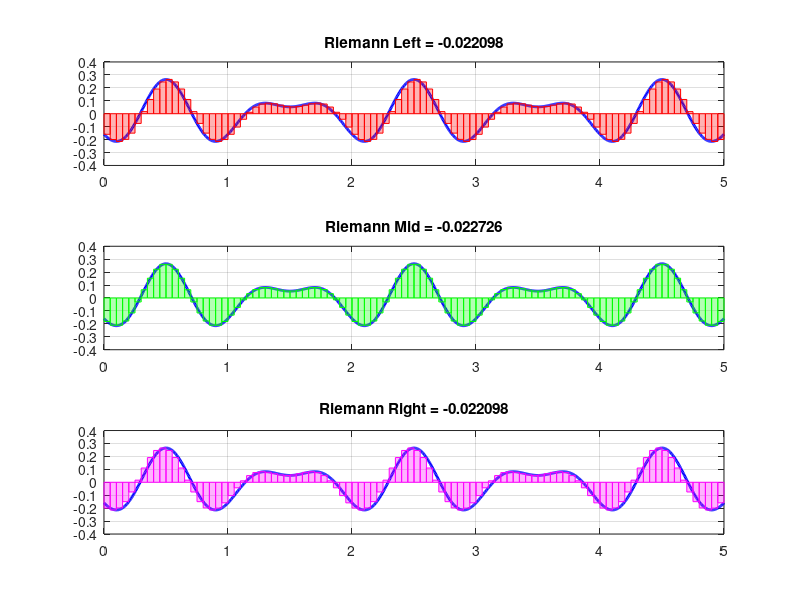
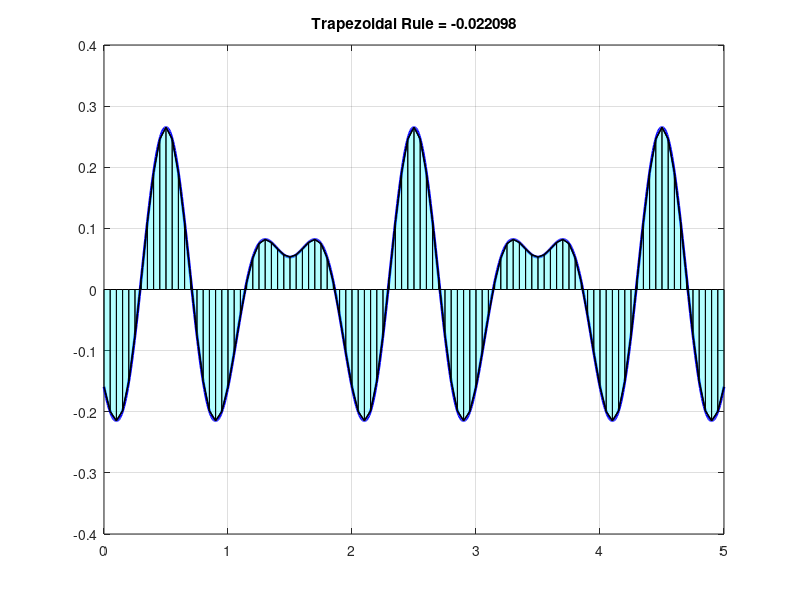
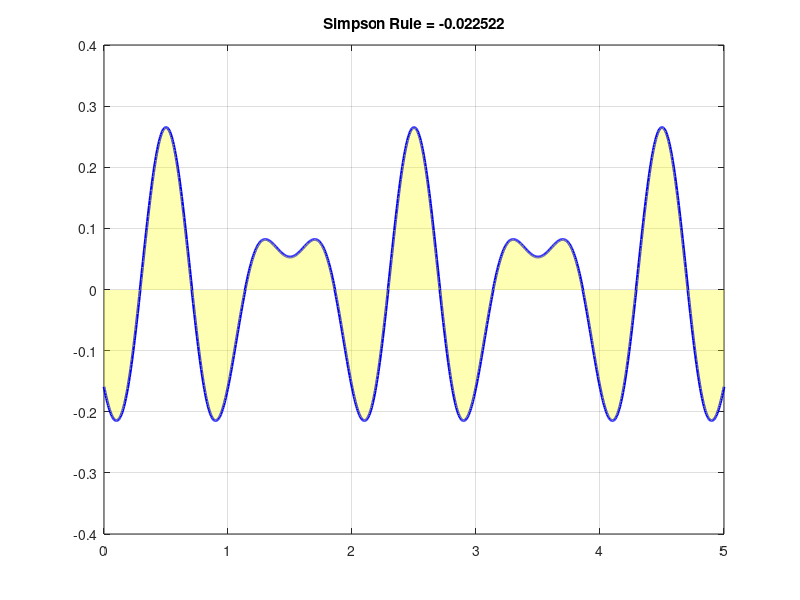
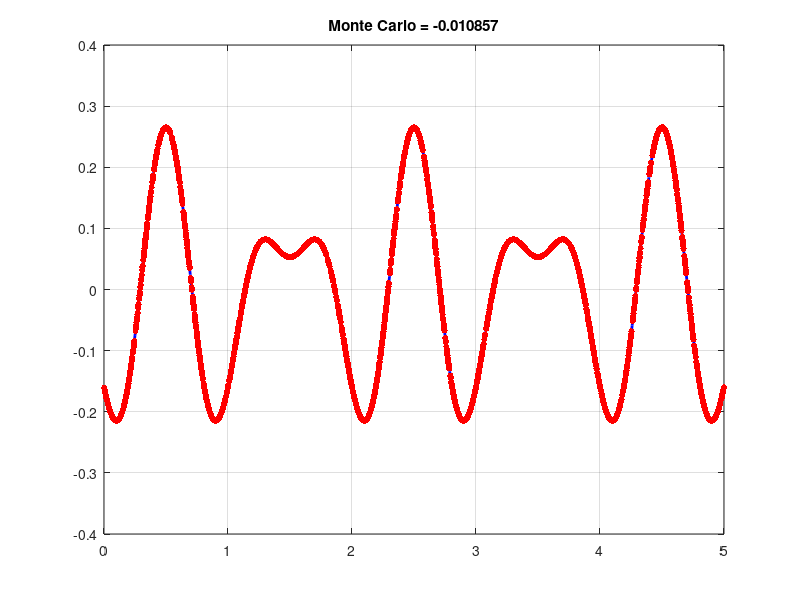

Here is the MATLAB script that generated these plots, in order: (Note: this script raises an error after producing the figures.)
%% Setup
clc; clear; close all;

% Rentang integrasi
a = 0; 
b = 5; 
N = 100;               % jumlah partisi (harus genap untuk Simpson)
dx = (b - a)/N;       

% Fungsi
y = @(t) -(cos(2*pi*t))/(2*pi) - (sin(3*pi*t))/(3*pi);

% Integral eksak
I_exact = integral(y, a, b);

% Titik partisi
x = linspace(a,b,N+1);
y_vals = y(x);

t = linspace(a,b,1000);

%% 1. Riemann Left, Mid, Right
% --- Left
x_left = x(1:end-1);
R_left = sum(y(x_left))*dx;

% --- Right
x_right = x(2:end);
R_right = sum(y(x_right))*dx;

% --- Mid
x_mid = (x(1:end-1)+x(2:end))/2;
R_mid = sum(y(x_mid))*dx;

% --- Plot Left, Mid, Right
figure;
subplot(3,1,1);
plot(t,y(t),'b','LineWidth',2); hold on; grid on;
for i=1:N
    fill([x(i) x(i+1) x(i+1) x(i)], [0 0 y(x(i)) y(x(i))], ...
        'r','FaceAlpha',0.3,'EdgeColor','r');
end
title(['Riemann Left = ', num2str(R_left)]);

subplot(3,1,2);
plot(t,y(t),'b','LineWidth',2); hold on; grid on;
for i=1:N
    xm = (x(i)+x(i+1))/2;
    fill([x(i) x(i+1) x(i+1) x(i)], [0 0 y(xm) y(xm)], ...
        'g','FaceAlpha',0.3,'EdgeColor','g');
end
title(['Riemann Mid = ', num2str(R_mid)]);

subplot(3,1,3);
plot(t,y(t),'b','LineWidth',2); hold on; grid on;
for i=1:N
    fill([x(i) x(i+1) x(i+1) x(i)], [0 0 y(x(i+1)) y(x(i+1))], ...
        'm','FaceAlpha',0.3,'EdgeColor','m');
end
title(['Riemann Right = ', num2str(R_right)]);

%% 2. Trapezoidal Rule
I_trap = (dx/2)*(y_vals(1) + 2*sum(y_vals(2:end-1)) + y_vals(end));

figure;
plot(t,y(t),'b','LineWidth',2); hold on; grid on;
for i=1:N
    fill([x(i) x(i+1) x(i+1) x(i)], [0 0 y_vals(i+1) y_vals(i)], ...
        'c','FaceAlpha',0.3,'EdgeColor','k');
    plot([x(i) x(i+1)], [y_vals(i) y_vals(i+1)], 'k', 'LineWidth',1);
end
title(['Trapezoidal Rule = ', num2str(I_trap)]);

%% 3. Simpson's Rule (N harus genap)
I_simp = (dx/3)*(y_vals(1) + ...
    4*sum(y_vals(2:2:end-1)) + ...
    2*sum(y_vals(3:2:end-2)) + ...
    y_vals(end));

figure;
plot(t,y(t),'b','LineWidth',2); hold on; grid on;
for i=1:2:N
    xx = linspace(x(i),x(i+2),50);
    % Interpolasi kuadratik (Lagrange)
    L0 = ((xx-x(i+1)).*(xx-x(i+2)))/((x(i)-x(i+1))*(x(i)-x(i+2)));
    L1 = ((xx-x(i)).*(xx-x(i+2)))/((x(i+1)-x(i))*(x(i+1)-x(i+2)));
    L2 = ((xx-x(i)).*(xx-x(i+1)))/((x(i+2)-x(i))*(x(i+2)-x(i+1)));
    yy = y_vals(i)*L0 + y_vals(i+1)*L1 + y_vals(i+2)*L2;
    fill([xx fliplr(xx)], [yy zeros(size(xx))], 'y','FaceAlpha',0.3,'EdgeColor','none');
end
title(['Simpson Rule = ', num2str(I_simp)]);

%% 4. Monte Carlo
N_mc = 3300;
x_rand = a + (b-a)*rand(1,N_mc);
y_rand = y(x_rand);
I_mc = (b-a)*mean(y_rand);

figure;
plot(t,y(t),'b','LineWidth',2); hold on; grid on;
scatter(x_rand(1:3300), y_rand(1:3300), 20, 'r','filled');
title(['Monte Carlo = ', num2str(I_mc)]);

%% 5. Buat Tabel Error
methods = {'Riemann Left'; 'Riemann Mid'; 'Riemann Right'; ...
           'Trapezoidal'; 'Simpson'; 'Monte Carlo'};
values  = [R_left; R_mid; R_right; I_trap; I_simp; I_mc];
errors  = 100*abs(values - I_exact)/abs(I_exact);

T = table(methods, values, errors, ...
    'VariableNames', {'Metode','Nilai_Integral','Error_Persen'});

disp('================ HASIL PERBANDINGAN ================');
disp(['Nilai Integral Eksak = ', num2str(I_exact)]);
disp(T);
